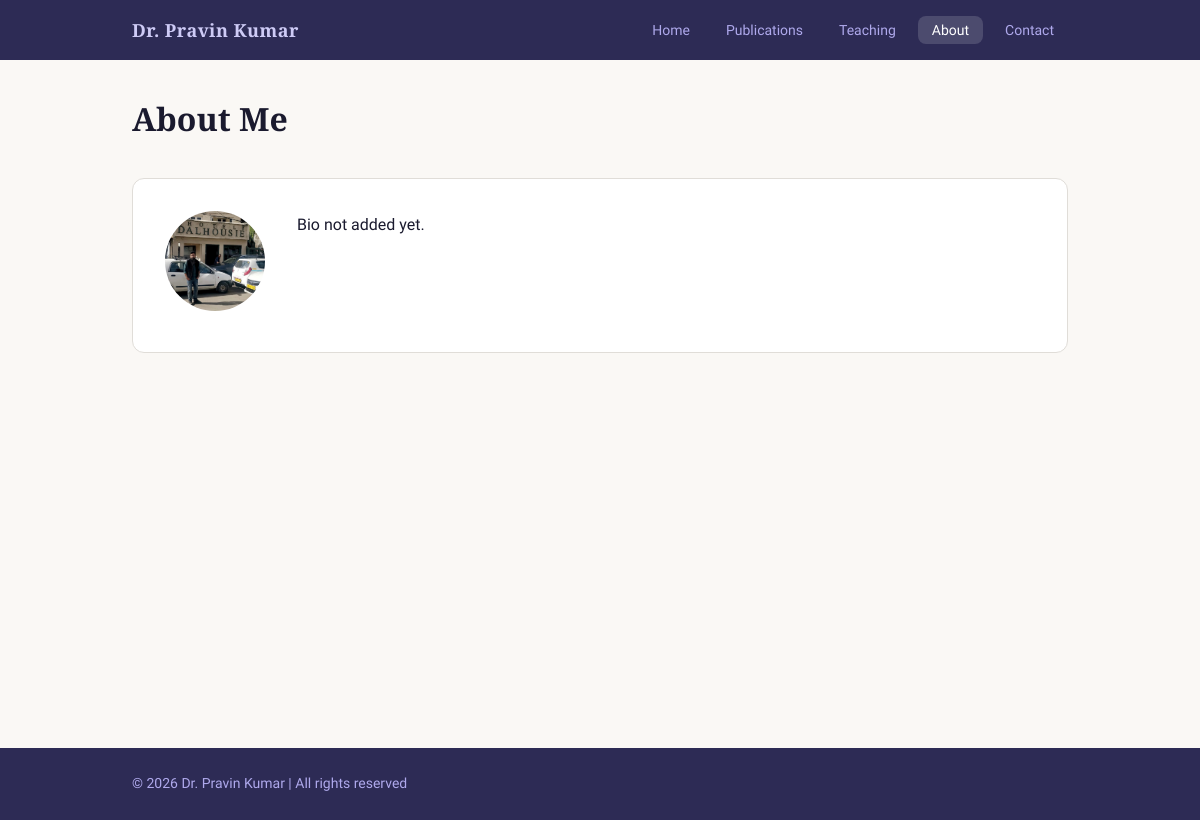
Before: /about with the older database file.
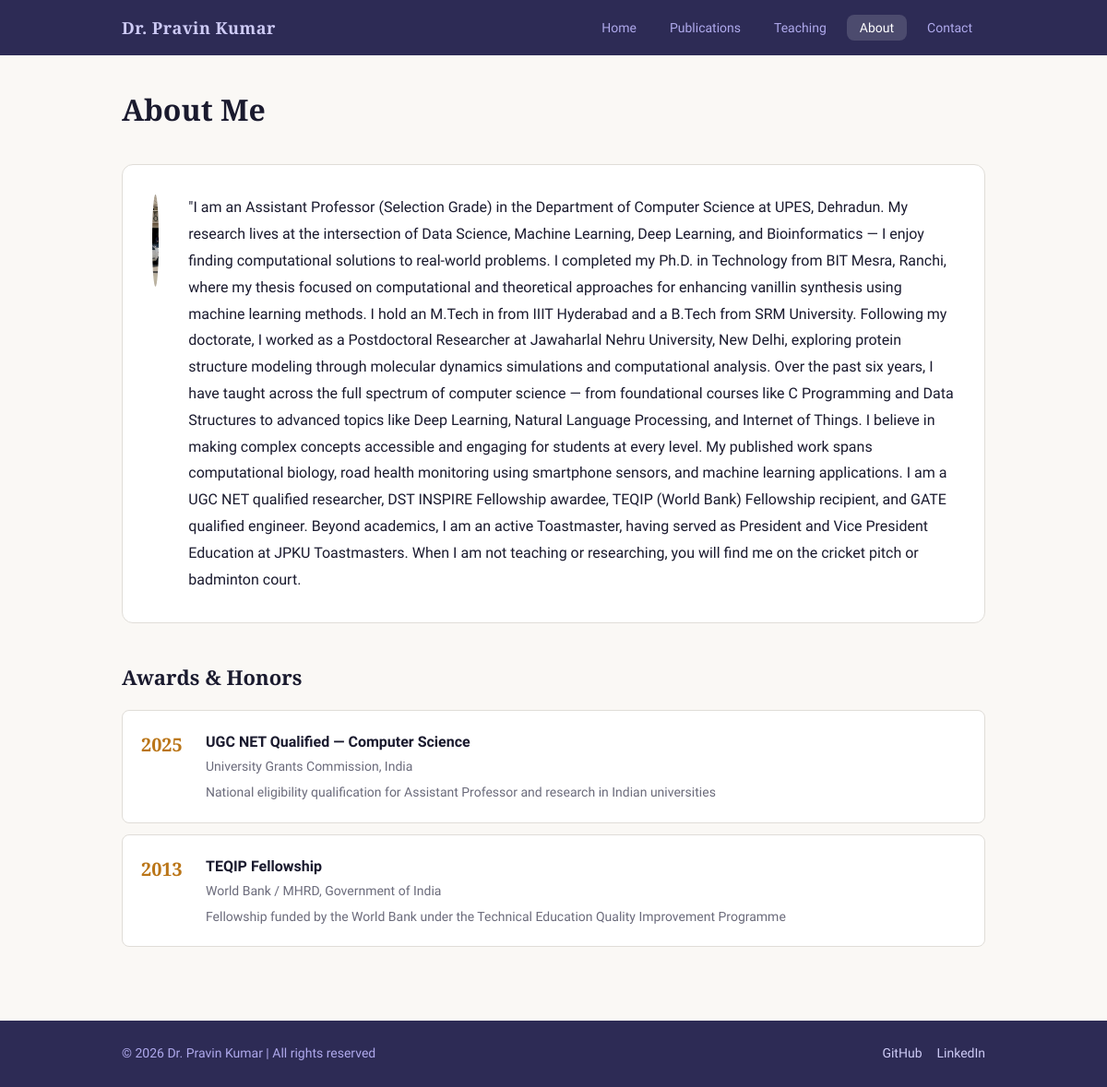
After: the same page with the newer database file.
### models.py (models this page shows)
class Profile(db.Model):
    id = db.Column(db.Integer, primary_key=True)
    name = db.Column(db.String(100), nullable=False)
    designation = db.Column(db.String(100))
    department = db.Column(db.String(200))
    university = db.Column(db.String(200))
    bio = db.Column(db.Text)
    email = db.Column(db.String(120))
    phone = db.Column(db.String(20))
    office = db.Column(db.String(100))
    google_scholar = db.Column(db.String(300))
    github = db.Column(db.String(300))
    linkedin = db.Column(db.String(300))
    profile_image = db.Column(db.String(300))

class Award(db.Model):
    id = db.Column(db.Integer, primary_key=True)
    title = db.Column(db.String(300), nullable=False)
    organization = db.Column(db.String(200))
    year = db.Column(db.Integer)
    description = db.Column(db.Text)

### app.py (the view)
@app.route('/about')
def about():
    profile = Profile.query.first()
    awards = Award.query.order_by(Award.year.desc()).all()
    return render_template('about.html', profile=profile, awards=awards)

### templates/about.html (shortened to what this page needs)
{% extends 'base.html' %}
{% block content %}
<section class="page-header">
    <h1>About Me</h1>
</section>
<section class="about-section">
    <div class="about-content">
        <div class="about-image">
            {% if profile and profile.profile_image %}
                <img src="{{ url_for('static', filename='images/' + profile.profile_image) }}" alt="Profile Photo">
            {% endif %}
        </div>
        <div class="about-bio">
            {% if profile and profile.bio %}
                <p>{{ profile.bio }}</p>
            {% else %}
                <p>Bio not added yet.</p>
            {% endif %}
        </div>
    </div>
</section>
{% if awards %}
<section class="awards-section">
    <h2>Awards & Honors</h2>
    <div class="awards-list">
        {% for award in awards %}
        <div class="award-card">
            <div class="award-year">{{ award.year }}</div>
            <div class="award-info">
                <h3>{{ award.title }}</h3>
                <p>{{ award.organization }}</p>
                {% if award.description %}
                    <p class="award-description">{{ award.description }}</p>
                {% endif %}
            </div>
        </div>
        {% endfor %}
    </div>
</section>
{% endif %}
{% endblock %}

### templates/base.html (shortened to what this page needs)
<!DOCTYPE html>
<html lang="en">
<head>
    <link rel="stylesheet" href="{{ url_for('static', filename='css/style.css') }}">
</head>
<body>
    <nav class="navbar">
        <div class="nav-container">
            <a href="{{ url_for('index') }}" class="nav-logo">
                {% if profile and profile.name %}
                    Dr. {{ profile.name }}
                {% else %}
                    My Portfolio
                {% endif %}
            </a>
            <ul class="nav-links">
                <li><a href="{{ url_for('index') }}" class="{{ 'active' if request.endpoint == 'index' }}">Home</a></li>
                <li><a href="{{ url_for('publications') }}" class="{{ 'active' if request.endpoint == 'publications' }}">Publications</a></li>
                <li><a href="{{ url_for('teaching') }}" class="{{ 'active' if request.endpoint == 'teaching' }}">Teaching</a></li>
                <li><a href="{{ url_for('about') }}" class="{{ 'active' if request.endpoint == 'about' }}">About</a></li>
                <li><a href="{{ url_for('contact') }}" class="{{ 'active' if request.endpoint == 'contact' }}">Contact</a></li>
            </ul>
        </div>
    </nav>
    <main class="main-content">
        {% block content %}{% endblock %}
    </main>
    <footer class="footer">
        <div class="footer-container">
            <p>&copy; 2026
                {% if profile and profile.name %}
                    Dr. {{ profile.name }}
                {% else %}
                    My Portfolio
                {% endif %}
                | All rights reserved
            </p>
            <div class="footer-links">
                {% if profile and profile.github %}
                    <a href="{{ profile.github }}" target="_blank">GitHub</a>
                {% endif %}
                {% if profile and profile.linkedin %}
                    <a href="{{ profile.linkedin }}" target="_blank">LinkedIn</a>
                {% endif %}
            </div>
        </div>
    </footer>
</body>
</html>

Changed rows visible on the page:
changed Profile "Pravin Kumar": bio (not shown) → "\"I am an Assistant Professor (Selection Grade) in the Department of Computer Science at UPES, Dehradun. My research lives at the intersection of Data Science, Machine Learning, Deep Learning, and Bioinformatics — I enjoy finding computational solutions to real-world problems. I completed my Ph.D. in Technology from BIT Mesra, Ranchi, where my thesis focused on computational and theoretical approaches for enhancing vanillin synthesis using machine learning methods. I hold an M.Tech in from IIIT Hyderabad and a B.Tech from SRM University. Following my doctorate, I worked as a Postdoctoral Researcher at Jawaharlal Nehru University, New Delhi, exploring protein structure modeling through…"
added Award: year "2025", title "UGC NET Qualified — Computer Science", organization "University Grants Commission, India", description "National eligibility qualification for Assistant Professor and research in Indian universities"
added Award: year "2013", title "TEQIP Fellowship", organization "World Bank / MHRD, Government of India", description "Fellowship funded by the World Bank under the Technical Education Quality Improvement Programme"
Other visible differences:
text no longer shown: "Bio not added yet."
text now shown: "Awards & Honors GitHub LinkedIn"
